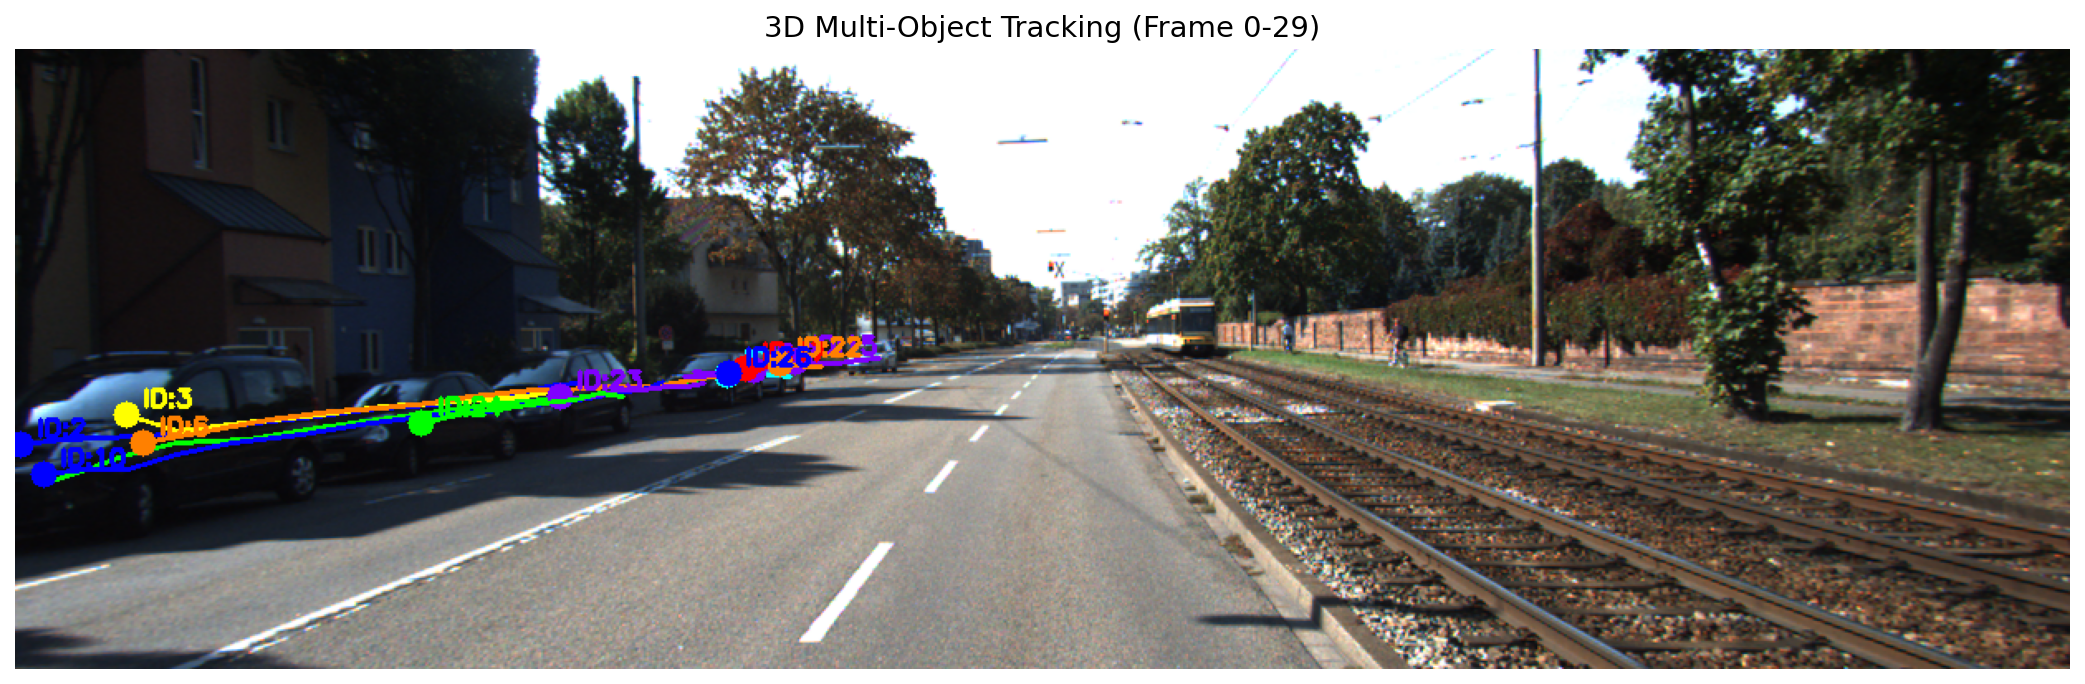

Source code (Python):
import os
import numpy as np
import cv2
import matplotlib.pyplot as plt
from ultralytics import YOLO
from scipy.optimize import linear_sum_assignment

# ========== Kalman 滤波器（恒定速度模型）==========
class KalmanTracker:
    def __init__(self, init_pos, track_id):
        self.track_id = track_id
        self.kf = cv2.KalmanFilter(6, 3)  # 状态6维，观测3维
        self.kf.transitionMatrix = np.array([
            [1,0,0,1,0,0],
            [0,1,0,0,1,0],
            [0,0,1,0,0,1],
            [0,0,0,1,0,0],
            [0,0,0,0,1,0],
            [0,0,0,0,0,1]], np.float32)
        self.kf.measurementMatrix = np.eye(3, 6, dtype=np.float32)
        self.kf.processNoiseCov = np.eye(6, dtype=np.float32) * 0.03
        self.kf.measurementNoiseCov = np.eye(3, dtype=np.float32) * 0.5
        self.kf.errorCovPost = np.eye(6, dtype=np.float32)
        self.kf.statePost = np.array([*init_pos, 0,0,0], np.float32)
        self.history = [init_pos.copy()]
        self.age = 0
        self.hits = 1
        self.missed = 0

    def predict(self):
        pred = self.kf.predict()
        self.age += 1
        return pred[:3].flatten()

    def update(self, measurement):
        self.kf.correct(np.array(measurement, np.float32))
        pos = self.kf.statePost[:3].flatten()
        self.history.append(pos.copy())
        self.hits += 1
        self.missed = 0

    def mark_missed(self):
        self.missed += 1

# ========== 路径配置 ==========
BASE = r'D:\kitti_project\data\2011_09_26'
IMG_DIR = os.path.join(BASE, '2011_09_26_drive_0001_sync', 'image_02', 'data')
VELO_DIR = os.path.join(BASE, '2011_09_26_drive_0001_sync', 'velodyne_points', 'data')
CALIB_DIR = BASE
MODEL_PATH = r'D:\python_project\sam2-main\yolov8n.pt'

# ========== 标定 ==========
def read_calib_cam_to_cam(filepath):
    with open(filepath, 'r') as f:
        for line in f:
            if line.startswith('P_rect_02:'):
                return np.array([float(x) for x in line.split()[1:]]).reshape(3, 4)

def read_calib_velo_to_cam(filepath):
    with open(filepath, 'r') as f:
        lines = f.readlines()
    for line in lines:
        if line.startswith('R:'): R = np.array([float(x) for x in line.split()[1:]]).reshape(3, 3)
        if line.startswith('T:'): T = np.array([float(x) for x in line.split()[1:]]).reshape(3, 1)
    return R, T

def project_lidar_to_image(points_xyz, Tr_velo_to_cam, P2):
    xyz_homo = np.hstack([points_xyz, np.ones((points_xyz.shape[0], 1))])
    cam_xyz = (Tr_velo_to_cam @ xyz_homo.T).T[:, :3]
    pixels = (P2 @ np.hstack([cam_xyz, np.ones((cam_xyz.shape[0], 1))]).T).T
    pixels[:, 0] /= pixels[:, 2]
    pixels[:, 1] /= pixels[:, 2]
    return pixels[:, 0].astype(int), pixels[:, 1].astype(int), pixels[:, 2]

def associate_detections_to_tracks(detections, trackers, iou_threshold=0.5):
    """用匈牙利算法做 3D 距离匹配"""
    if len(trackers) == 0:
        return np.empty((0, 2), dtype=int), np.arange(len(detections)), np.empty((0,))

    cost = np.zeros((len(detections), len(trackers)))
    for d, det in enumerate(detections):
        for t, trk in enumerate(trackers):
            cost[d, t] = np.linalg.norm(det['center'] - trk.kf.statePost[:3])

    row_ind, col_ind = linear_sum_assignment(cost)
    matched = []
    unmatched_det = []
    for d in range(len(detections)):
        if d not in row_ind:
            unmatched_det.append(d)

    unmatched_trk = []
    for t in range(len(trackers)):
        if t not in col_ind:
            unmatched_trk.append(t)

    for r, c in zip(row_ind, col_ind):
        if cost[r, c] > iou_threshold:  # 距离超过阈值不匹配
            unmatched_det.append(r)
            unmatched_trk.append(c)
        else:
            matched.append([r, c])

    return np.array(matched), np.array(unmatched_det), np.array(unmatched_trk)

# ========== 载入数据 ==========
P2 = read_calib_cam_to_cam(os.path.join(CALIB_DIR, 'calib_cam_to_cam.txt'))
R, T = read_calib_velo_to_cam(os.path.join(CALIB_DIR, 'calib_velo_to_cam.txt'))
Tr_velo_to_cam = np.eye(4)
Tr_velo_to_cam[:3, :3] = R
Tr_velo_to_cam[:3, 3] = T.flatten()

model = YOLO(MODEL_PATH)

# ========== 多帧跟踪 ==========
frame_indices = range(0, 30)  # 处理前30帧
trackers = []                 # 活跃跟踪器
next_id = 0
all_tracks_history = {}       # 记录所有轨迹（用于画图）

print(f'Processing {len(frame_indices)} frames...')

for fidx, frame_id in enumerate(frame_indices):
    img = cv2.imread(os.path.join(IMG_DIR, f'{frame_id:010d}.png'))
    img_rgb = cv2.cvtColor(img, cv2.COLOR_BGR2RGB)
    H, W = img_rgb.shape[:2]

    scan = np.fromfile(os.path.join(VELO_DIR, f'{frame_id:010d}.bin'), dtype=np.float32)
    points = scan.reshape(-1, 4)
    points = points[points[:, 0] > 0]
    all_xyz = points[:, :3]

    u_all, v_all, d_all = project_lidar_to_image(all_xyz, Tr_velo_to_cam, P2)
    mask = (u_all >= 0) & (u_all < W) & (v_all >= 0) & (v_all < H)
    u_all, v_all, d_all, valid_xyz = u_all[mask], v_all[mask], d_all[mask], all_xyz[mask]

    # YOLO 检测
    results = model(img_rgb, verbose=False)[0]
    detections = []
    for box in results.boxes:
        if float(box.conf[0]) < 0.25:
            continue
        x1, y1, x2, y2 = map(int, box.xyxy[0].tolist())
        margin = 0.15
        dx = (x2 - x1) * margin / 2
        dy = (y2 - y1) * margin / 2
        x1_i, y1_i = int(x1 + dx), int(y1 + dy)
        x2_i, y2_i = int(x2 - dx), int(y2 - dy)

        in_box = (u_all >= x1_i) & (u_all < x2_i) & (v_all >= y1_i) & (v_all < y2_i)
        box_points = valid_xyz[in_box]
        if len(box_points) < 5:
            continue

        detections.append({
            'center': box_points.mean(axis=0),
            'label': results.names[int(box.cls[0])],
            'conf': float(box.conf[0]),
            'bbox_2d': (x1, y1, x2, y2)
        })

    # ① 所有跟踪器预测
    for trk in trackers:
        trk.predict()

    # ② 匹配
    matched, unmatched_det, unmatched_trk = associate_detections_to_tracks(
        detections, trackers, iou_threshold=3.0)

    # ③ 更新匹配的
    for d_idx, t_idx in matched:
        trackers[t_idx].update(detections[d_idx]['center'])

    # ④ 未匹配的检测 → 新建跟踪器
    for d_idx in unmatched_det:
        trk = KalmanTracker(detections[d_idx]['center'], next_id)
        trackers.append(trk)
        all_tracks_history[next_id] = {'label': detections[d_idx]['label'],
                                        'history': trk.history.copy()}
        next_id += 1

    # ⑤ 未匹配的跟踪器标记丢失
    for t_idx in unmatched_trk:
        trackers[t_idx].mark_missed()

    # ⑥ 清理长期丢失的
    trackers = [trk for trk in trackers if trk.missed < 5]
    for trk in trackers:
        if trk.track_id in all_tracks_history:
            all_tracks_history[trk.track_id]['history'] = trk.history.copy()

    if fidx % 5 == 0:
        print(f'  Frame {frame_id}: {len(trackers)} active tracks')

# ========== 最终帧可视化 ==========
last_idx = frame_indices[-1]
img = cv2.imread(os.path.join(IMG_DIR, f'{last_idx:010d}.png'))
img_rgb = cv2.cvtColor(img, cv2.COLOR_BGR2RGB)

vis = img_rgb.copy()
colors = [(0,255,0), (255,0,0), (0,0,255), (255,255,0),
          (255,0,255), (0,255,255), (255,128,0), (128,0,255)]

for tid, track_data in all_tracks_history.items():
    if len(track_data['history']) < 3:
        continue
    color = colors[tid % len(colors)]

    # 画当前估计位置
    cur_pos = track_data['history'][-1]
    u_c, v_c, _ = project_lidar_to_image(cur_pos.reshape(1,3), Tr_velo_to_cam, P2)
    if 0 <= u_c[0] < W and 0 <= v_c[0] < H:
        cv2.circle(vis, (u_c[0], v_c[0]), 8, color, -1)
        cv2.putText(vis, f'ID:{tid}', (u_c[0]+10, v_c[0]-5),
                    cv2.FONT_HERSHEY_SIMPLEX, 0.5, color, 2)

    # 画历史轨迹
    pts = []
    for pos in track_data['history']:
        u, v, _ = project_lidar_to_image(pos.reshape(1,3), Tr_velo_to_cam, P2)
        if 0 <= u[0] < W and 0 <= v[0] < H:
            pts.append((u[0], v[0]))
    if len(pts) > 1:
        for i in range(1, len(pts)):
            cv2.line(vis, pts[i-1], pts[i], color, 2)

# ========== 终端摘要 ==========
print(f'\n{"="*60}')
print(f'Tracking Complete: {len(all_tracks_history)} unique objects tracked')
print(f'{"="*60}')
for tid, data in all_tracks_history.items():
    if len(data['history']) >= 3:
        print(f'  ID:{tid}  {data["label"]:8s}  '
              f'tracked for {len(data["history"])} frames  '
              f'distance: {np.linalg.norm(data["history"][-1]):.1f}m')

plt.figure(figsize=(14, 6))
plt.imshow(vis)
plt.title(f'3D Multi-Object Tracking (Frame {frame_indices[0]}-{last_idx})', fontsize=14)
plt.axis('off')
plt.tight_layout()
plt.savefig(os.path.join(BASE, '..', 'fusion_tracking.png'), dpi=150, bbox_inches='tight')
plt.show()

print('\nDone! 截图保存为 fusion_tracking.png')
